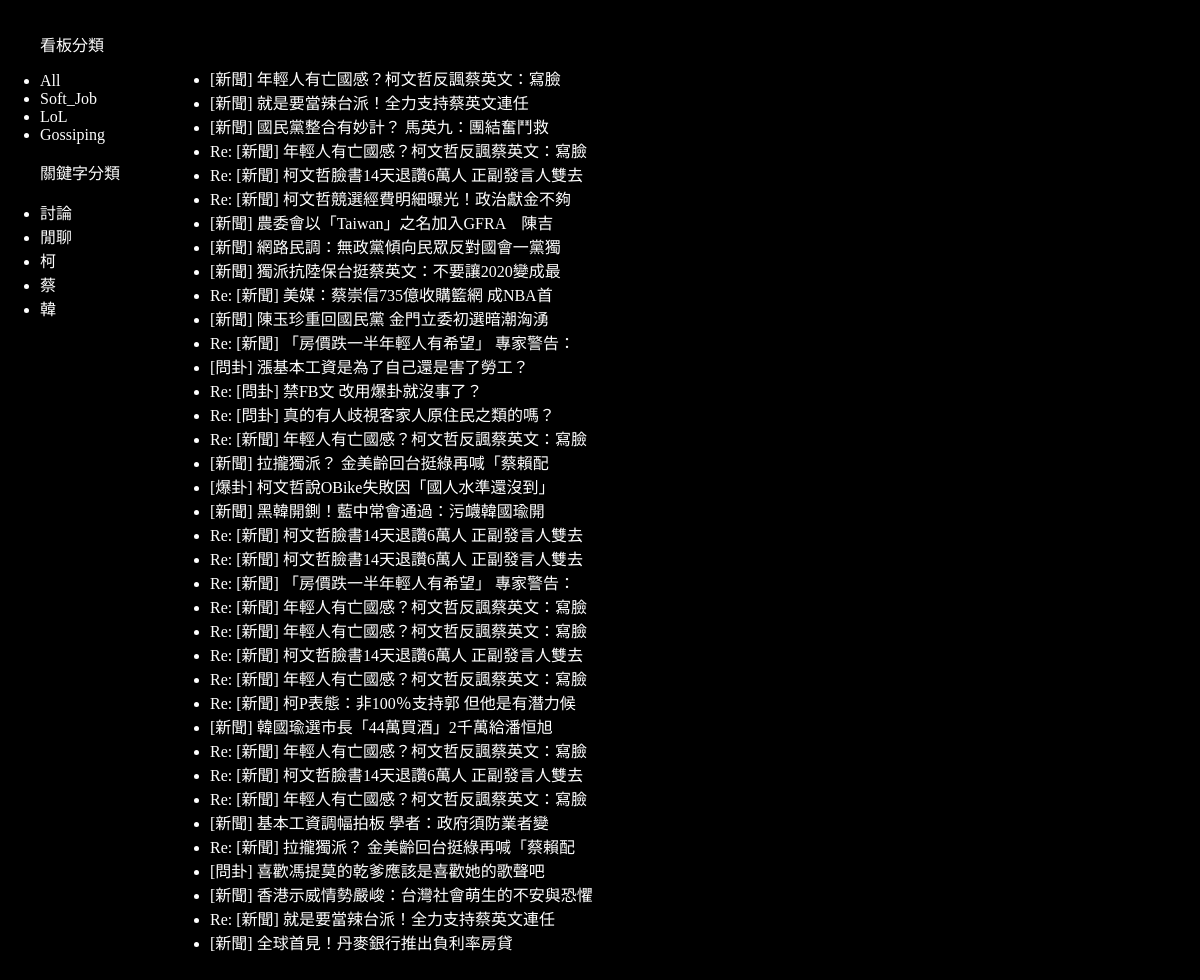
Before: /key/5/ with the older database file.
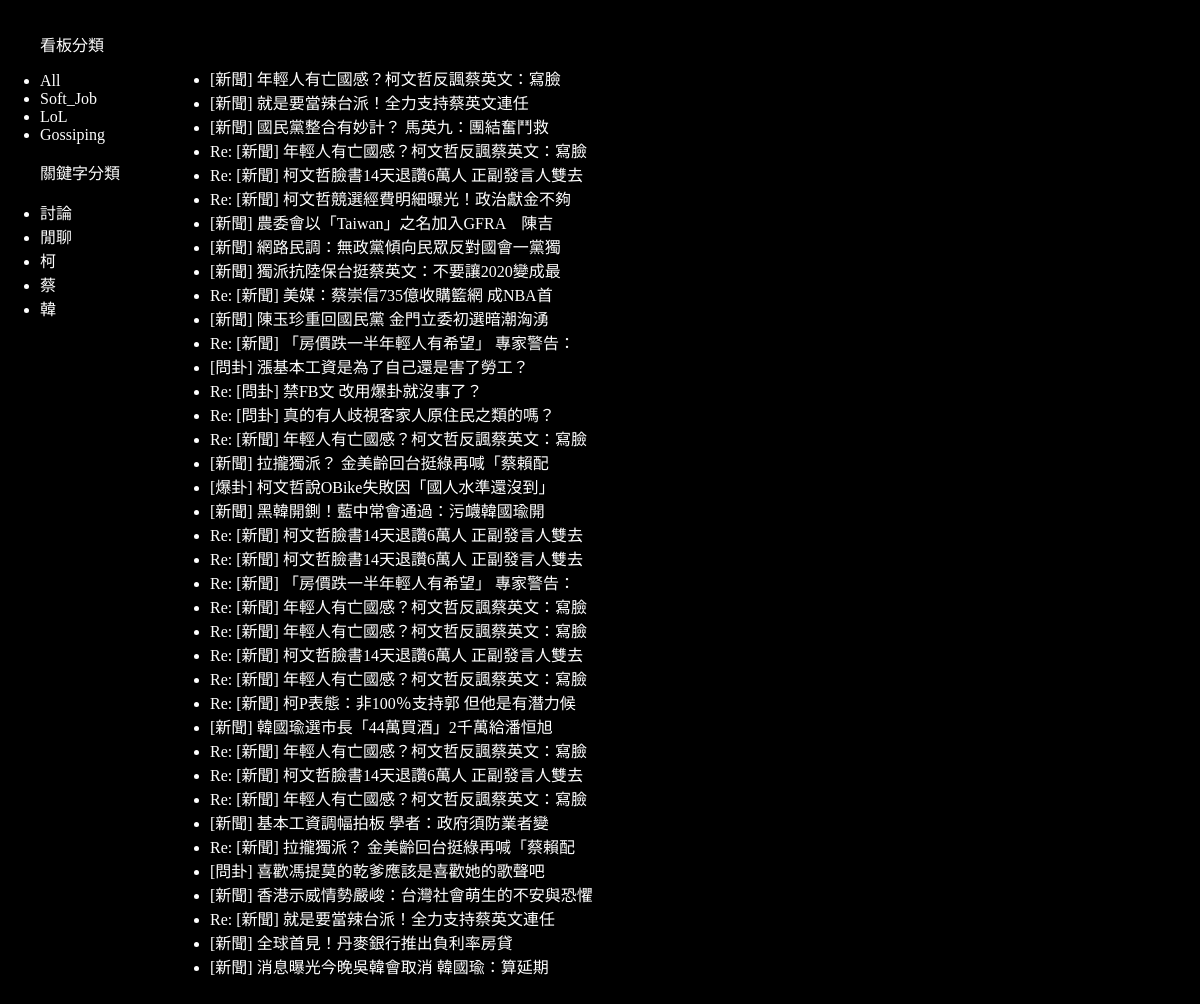
After: the same page with the newer database file.
### record/models.py (models this page shows, shortened)
class Category(models.Model):
	name = models.CharField(max_length=15, unique=True)
	url = models.URLField(default='', blank=True)

class KeyWord(models.Model):
	name = models.CharField(max_length=15, unique=True)
	categories = models.ManyToManyField(Category)

class Article(models.Model):
	title = models.CharField(max_length=15)
	category = models.ForeignKey(Category,related_name='category_of_article', on_delete=models.PROTECT, default='')
	date = models.CharField(max_length=15)
	author = models.CharField(max_length=15)
	pushes = models.IntegerField()
	content = models.TextField(default='')
	class Meta:
		constraints = [ models.UniqueConstraint(fields=['title', 'author', 'date'], name='name of constraint')]

### record/views.py (the view, shortened to what this page needs)
# urls.py: path('', HomePage.as_view()),
class HomePage(TemplateView):
    template_name = 'index.html'
    def get(self, request, *args, **kwargs):
    	if 'category' in kwargs.keys():
    		articles = self.deal_with_category(request, args, kwargs)
    	elif 'key' in kwargs.keys():
    		articles = self.deal_with_key(request, args, kwargs)
    	else:
    		articles = Article.objects.all()
    	categories = Category.objects.all()
    	keys = KeyWord.objects.all()
    	return render(request, self.template_name, locals())
    def deal_with_key(self, request, args, kwargs):
    	key = get_object_or_404(KeyWord, id=kwargs['key'])
    	categories = key.categories.all()
    	articles = Article.objects.filter(category__in=categories, content__contains=key.name)
    	return articles

### templates/index.html (shortened to what this page needs)
{% extends "base.html" %}
{% load staticfiles %}
{% block content %}
<div id='main-view'>
	<ul>
		<p> 看板分類 </p>
		<a href="../../"> <li> All </li> </a>
		{% for category in categories %}
			<a href="../../category/{{category.id}}/"><li> {{category.name}} </li></a>
		{% endfor %}
		<p> 關鍵字分類 </p>
		{% for key in keys %}
			<a href="../../key/{{key.id}}/"><li> {{key.name}} </li></a>
		{% endfor %}
	</ul>
	<div class='article'>
		<ul>
			{% for article in articles %}
				<a href="../../detail/{{article.id}}"><li> {{article.title}} </li></a>
			{% endfor %}
		</ul>
	</div>
</div>
{% endblock %}

Changed rows visible on the page:
added Article: title "[新聞] 消息曝光今晚吳韓會取消 韓國瑜：算延期"
